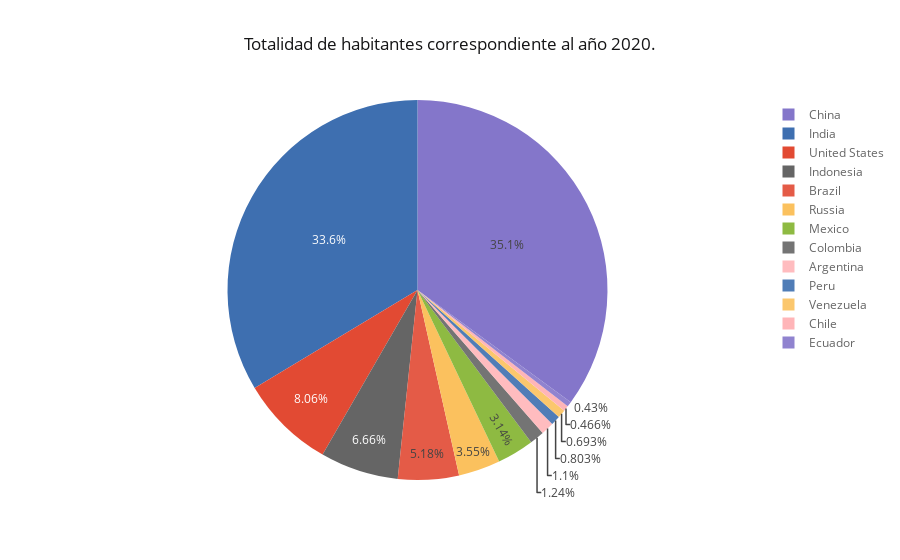

Source (notebook cell):
### Markdown cell above
6 Gráfico circular

### Code cell
df_population_2020 = df_population_2020.reset_index()
df_population_2020 = df_population_2020.rename(columns={2020:'2020'})

df_population_2020.iplot(kind='pie', labels='country', values='2020', title='Totalidad de habitantes correspondiente al año 2020.')

### Figure 1 — Plotly figure (JSON) as saved in the notebook; plotly's stock layout.template omitted (floating-point values rounded to 4 significant figures)
{"data": [{"labels": ["United States", "India", "China", "Indonesia", "Russia", "Mexico", "Chile", "Argentina", "Brazil", "Peru", "Ecuador", "Colombia", "Venezuela"], "marker": {"colors": ["rgba(226, 74, 51, 1.0)", "rgba(62, 111, 176, 1.0)", "rgba(132, 118, 202, 1.0)", "rgba(101, 101, 101, 1.0)", "rgba(251, 193, 94, 1.0)", "rgba(142, 186, 66, 1.0)", "rgba(255, 181, 184, 1.0)", "rgba(255, 181, 184, 0.8999999999999999)", "rgba(226, 74, 51, 0.8999999999999999)", "rgba(62, 111, 176, 0.8999999999999999)", "rgba(132, 118, 202, 0.8999999999999999)", "rgba(101, 101, 101, 0.8999999999999999)", "rgba(251, 193, 94, 0.8999999999999999)"]}, "name": "", "type": "pie", "values": [331002651, 1380004385, 1439323776, 273523615, 145934462, 128932753, 19116201, 45195774, 212559417, 32971854, 17643054, 50882891, 28435940]}], "layout": {"legend": {"bgcolor": "#FFFFFF", "font": {"color": "#666666"}}, "paper_bgcolor": "#FFFFFF", "plot_bgcolor": "#E5E5E5", "title": "Totalidad de habitantes correspondiente al año 2020.", "titlefont": {"color": "#151516"}}}
